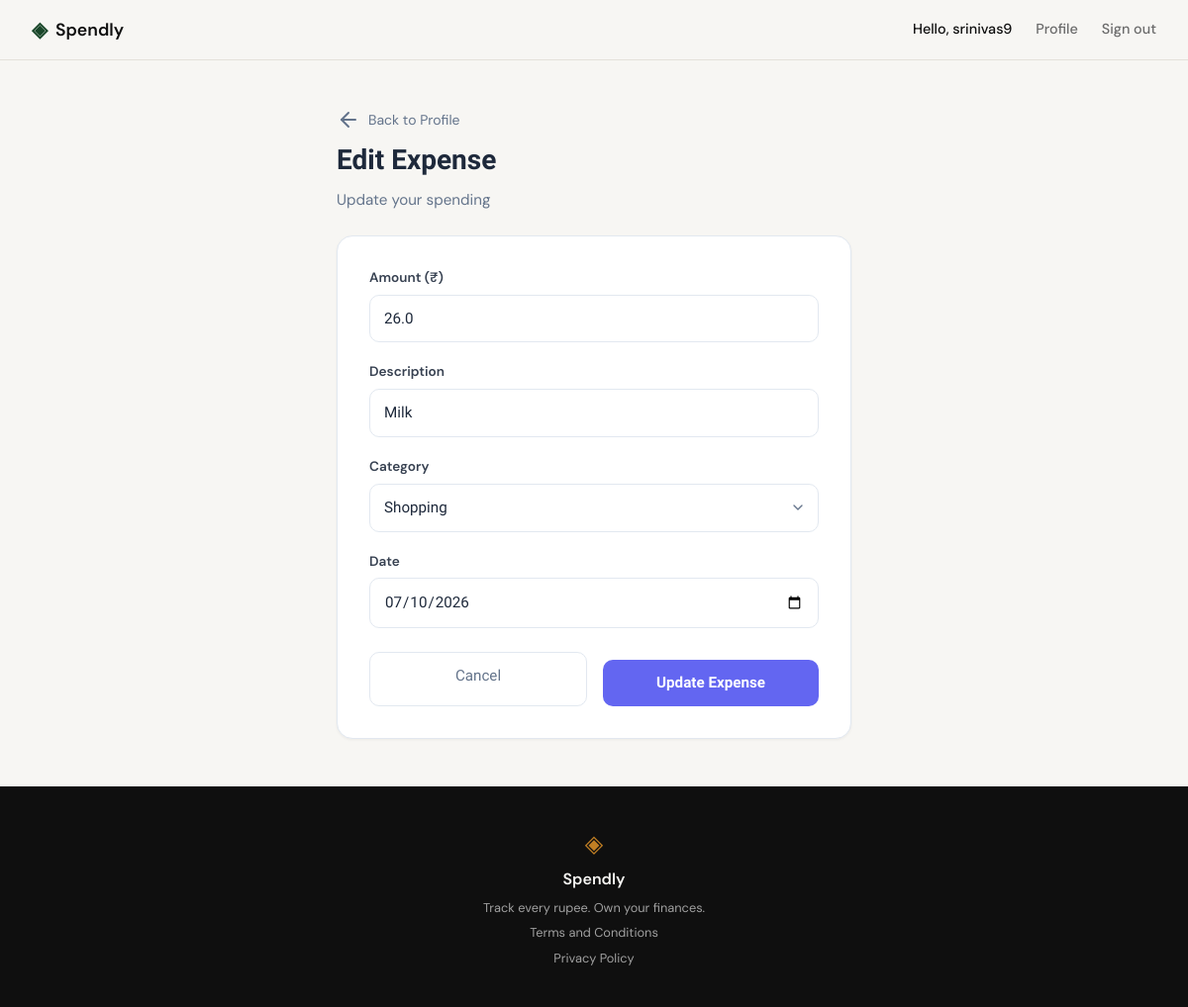
Page /expenses/29/edit (signed in) on the committed database.
### tables this page shows
CREATE TABLE expenses (
            id INTEGER PRIMARY KEY AUTOINCREMENT,
            user_id INTEGER NOT NULL,
            amount REAL NOT NULL,
            description TEXT NOT NULL,
            category TEXT NOT NULL,
            date TEXT NOT NULL,
            created_at TEXT NOT NULL,
            FOREIGN KEY (user_id) REFERENCES users(id) ON DELETE CASCADE
        );

### app.py (the view, shortened to what this page needs)
@app.route("/expenses/<int:id>/edit", methods=["GET", "POST"])
def edit_expense(id):
    user_id = session.get("user_id")
    if not user_id:
        flash("Please sign in to edit an expense.")
        return redirect(url_for("login"))
    expense = db_get_expense_by_id(id)
    if not expense:
        flash("Expense not found.")
        return redirect(url_for("profile"))
    if expense["user_id"] != user_id:
        flash("You don't have permission to edit this expense.")
        return redirect(url_for("profile"))
    if request.method == "GET":
        return render_template("expense_edit.html", expense=expense)

### database/db.py (called while the page is built)
def get_db():
    conn = sqlite3.connect(DB_PATH)
    conn.row_factory = sqlite3.Row
    conn.execute("PRAGMA foreign_keys = ON")
    return conn

def get_expense_by_id(expense_id):
    conn = get_db()
    expense = conn.execute(
        "SELECT id, user_id, amount, description, category, date FROM expenses WHERE id = ?",
        (expense_id,)
    ).fetchone()
    conn.close()
    return dict(expense) if expense else None

### templates/expense_edit.html (shortened to what this page needs)
{% extends "base.html" %}
{% block head %}
<link rel="stylesheet" href="{{ url_for('static', filename='css/expense.css') }}">
{% endblock %}
{% block content %}
<section class="expense-section">
    <div class="expense-container">
        <div class="expense-header">
            <a href="{{ url_for('profile') }}" class="back-link">
                <i data-lucide="arrow-left"></i>
                Back to Profile
            </a>
            <h1 class="expense-title">Edit Expense</h1>
            <p class="expense-subtitle">Update your spending</p>
        </div>
        <div class="expense-card">
            <form method="POST" action="{{ url_for('edit_expense', id=expense.id) }}">
                <div class="form-group">
                    <label for="amount">Amount (₹)</label>
                    <input type="number" id="amount" name="amount"
                           class="form-input" placeholder="0.00"
                           step="0.01" min="0.01" value="{{ expense.amount }}" required autofocus>
                </div>
                <div class="form-group">
                    <label for="description">Description</label>
                    <input type="text" id="description" name="description"
                           class="form-input" placeholder="What did you spend on?"
                           value="{{ expense.description }}" required>
                </div>
                <div class="form-group">
                    <label for="category">Category</label>
                    <select id="category" name="category" class="form-input" required>
                        <option value="Shopping" {% if expense.category == 'Shopping' %}selected{% endif %}>Shopping</option>
                    </select>
                </div>
                <div class="form-group">
                    <label for="date">Date</label>
                    <input type="date" id="date" name="date"
                           class="form-input" value="{{ expense.date }}" required>
                </div>
                <div class="form-actions">
                    <a href="{{ url_for('profile') }}" class="btn-cancel">Cancel</a>
                    <button type="submit" class="btn-submit">Update Expense</button>
                </div>
            </form>
        </div>
    </div>
</section>
{% endblock %}

### static/css/style.css (style rules this page uses)
:root { --ink: #0f0f0f; --ink-soft: #2d2d2d; --ink-muted: #6b6b6b; --ink-faint: #a0a0a0; --paper: #f7f6f3; --paper-warm: #f0ede6; --paper-card: #ffffff; --accent: #1a472a; --accent-light: #e8f0eb; --accent-2: #c17f24; --accent-2-light: #fdf3e3; --danger: #c0392b; --danger-light: #fdecea; --success: #1F9D73; --success-light: #E7F5EF; --border: #e4e1da; --border-soft: #eeebe4; --font-display: 'DM Serif Display', Georgia, serif; --font-body: 'DM Sans', system-ui, sans-serif; --max-width: 1200px; --auth-width: 440px; --radius-sm: 6px; --radius-md: 12px; --radius-lg: 20px; }
body { background: #F8F8F8; }
*, *::before, *::after { box-sizing: border-box; margin: 0; padding: 0; }
html { font-size: 16px; scroll-behavior: smooth; }
body { background: var(--paper); color: var(--ink); font-family: var(--font-body); font-size: 1rem; line-height: 1.6; -webkit-font-smoothing: antialiased; }
a { color: inherit; text-decoration: none; }
.form-group { margin-bottom: 1.25rem; }
.form-group label { display: block; font-size: 0.85rem; font-weight: 500; color: var(--ink-soft); margin-bottom: 0.4rem; }
.form-input { width: 100%; padding: 0.6rem 0.875rem; border: 1px solid var(--border); border-radius: var(--radius-sm); font-family: var(--font-body); font-size: 0.95rem; color: var(--ink); background: var(--paper); outline: none; transition: border-color 0.2s; }
.form-input::placeholder { color: var(--ink-faint); }
.btn-submit { width: 100%; padding: 0.7rem; background: var(--ink); color: var(--paper); border: none; border-radius: var(--radius-sm); font-family: var(--font-body); font-size: 0.95rem; font-weight: 500; cursor: pointer; transition: background 0.2s; margin-top: 0.5rem; }

### static/css/expense.css (style rules this page uses)
.expense-section { min-height: calc(100vh - 60px - 100px); padding: 3rem 2rem; }
.expense-container { max-width: 520px; margin: 0 auto; display: flex; flex-direction: column; gap: 1.5rem; }
.expense-header { display: flex; flex-direction: column; gap: 0.5rem; }
.back-link { display: inline-flex; align-items: center; gap: 0.5rem; font-size: 0.875rem; color: #64748b; text-decoration: none; transition: color 0.2s; }
.expense-title { font-family: 'Plus Jakarta Sans', system-ui, sans-serif; font-size: 1.75rem; font-weight: 700; color: #1e293b; margin: 0; }
.expense-subtitle { font-size: 0.95rem; color: #64748b; margin: 0; }
.expense-card { background: #ffffff; border: 1px solid #e2e8f0; border-radius: 16px; padding: 2rem; box-shadow: 0 1px 3px rgba(0, 0, 0, 0.05); }
.form-group { margin-bottom: 1.25rem; }
.form-group label { display: block; font-size: 0.85rem; font-weight: 600; color: #374151; margin-bottom: 0.4rem; }
.form-input { width: 100%; padding: 0.75rem 0.875rem; border: 1px solid #e2e8f0; border-radius: 10px; font-family: 'Plus Jakarta Sans', system-ui, sans-serif; font-size: 0.95rem; color: #1e293b; background: #ffffff; outline: none; transition: border-color 0.2s, box-shadow 0.2s; }
.form-input::placeholder { color: #94a3b8; }
select.form-input { cursor: pointer; appearance: none; background-repeat: no-repeat; background-position: right 0.75rem center; background-size: 16px; padding-right: 2.5rem; }
.form-actions { display: flex; gap: 1rem; margin-top: 1.5rem; }
.btn-cancel { flex: 1; padding: 0.75rem 1.5rem; background: #ffffff; border: 1px solid #e2e8f0; border-radius: 10px; font-family: 'Plus Jakarta Sans', system-ui, sans-serif; font-size: 0.95rem; font-weight: 500; color: #64748b; text-decoration: none; text-align: center; transition: all 0.2s; }
.btn-submit { flex: 1; padding: 0.75rem 1.5rem; background: #6366f1; border: none; border-radius: 10px; font-family: 'Plus Jakarta Sans', system-ui, sans-serif; font-size: 0.95rem; font-weight: 600; color: #ffffff; cursor: pointer; transition: background 0.2s; }

### rows in the picture
expenses: amount "26.0", description "Milk", category "Shopping", date "07/10/2026"

### other values in the picture
{{ session.get('user_name', '') }} "srinivas9"
